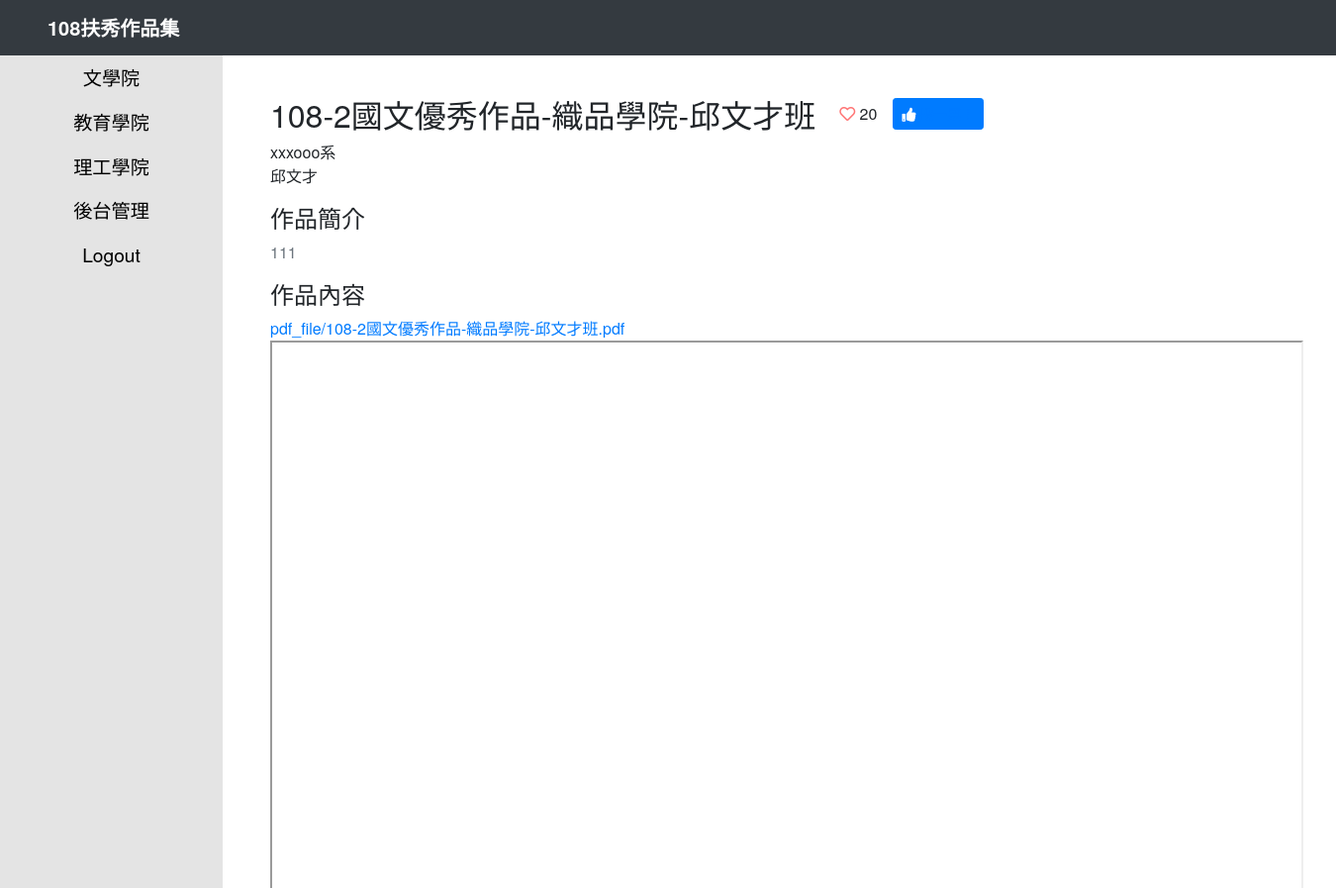
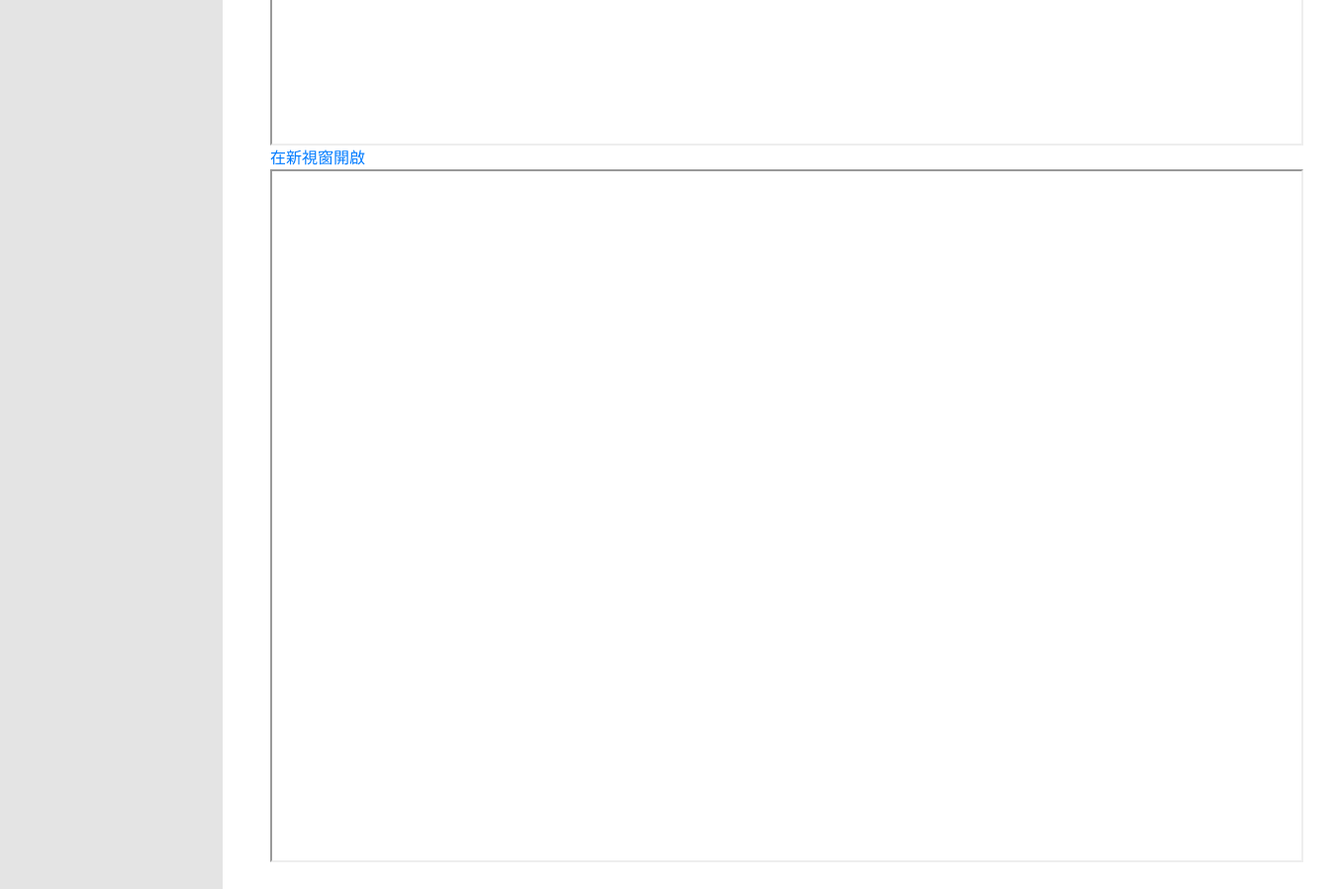
The page /portfolios/1/ (signed in) on the database its author committed (2 pictures, top to bottom).
### portfolios/models.py (models this page shows, shortened)
class Work(models.Model):
	title = models.CharField(max_length=200)
	author = models.CharField(max_length=200)
	work_college = models.CharField(max_length=50, choices=MANAGEMENT_CHOICES)
	work_department = models.CharField(max_length=200)
	description = models.TextField()
	pdf_file = models.FileField(upload_to='pdf_file', blank=True)
	video_url = models.URLField(max_length=200, blank=True)
	created_date = models.DateTimeField(default=timezone.now)
	class Meta:
		ordering = ('-created_date',)

### portfolios/views.py (the view)
# urls.py: path('<int:choiceText_id>/', views.detail, name='detail'),
def detail(request, choiceText_id):
	work = get_object_or_404(Work, pk=choiceText_id)
	print('送出後，就無法修改投票囉！')
	return render(request, 'portfolios/article.html', {'work': work})

### templates/portfolios/article.html (shortened to what this page needs)
{% extends "layout/base.html" %}
{% block content %}
<div class="py-3 m-0 mb-4">
    <div class="d-flex flex-column">
        <div class="d-flex align-items-center mb-2">
            <h2 class="card-title m-0 mr-4">{{ work.title }}</h2>
            <span class="mr-3"><i class="far fa-heart"></i> 20</span>
            <button class="btn btn-primary btn-sm plus-one-btn"><i class="fas fa-thumbs-up"></i><a href="{% url 'portfolios:vote' work.id %}"> 投一票！</a></button>
        </div>
        <p class="card-text">
            {{ work.work_department }} <br/>
            {{ work.author }}
        </p>
        <h4>作品簡介</h4>
        <p class="text-muted">
            {{ work.description }}
        </p>
        <h4>作品內容</h4>
        <a href="{{ work.pdf_file.url }}" target="_blank">{{ work.pdf_file }}</a>
        <iframe src="{{ work.pdf_file.url }}" width="100%" height="700px"></iframe>
        {% if work.pdf_file %}
            <a href="{{ MEDIA_URL }}{{ work.pdf_file }}" target="_blank">在新視窗開啟</a>
            <iframe src="{{ MEDIA_URL }}{{ work.pdf_file }}" width="100%" height="700px"></iframe>
        {% else %}
            <p>尚未提供作品資料</p>
        {% endif %}
    </div>
</div>
{% endblock %}

### static/css/style.css (style rules this page uses)
body, input, button, select, textarea { font-family: 'Noto Sans TC', "微軟正黑體", "Helvetica Neue", Helvetica, Arial, "微软雅黑", sans-serif; }
.fa-heart { color: #FF7575; }
.plus-one-btn { height: 2rem; }

### rows shown on the page
Work: title "108-2國文優秀作品-織品學院-邱文才班", work_department "xxxooo系", author "邱文才", description "111", pdf_file "pdf_file/108-2國文優秀作品-織品學院-邱文才班.pdf"
